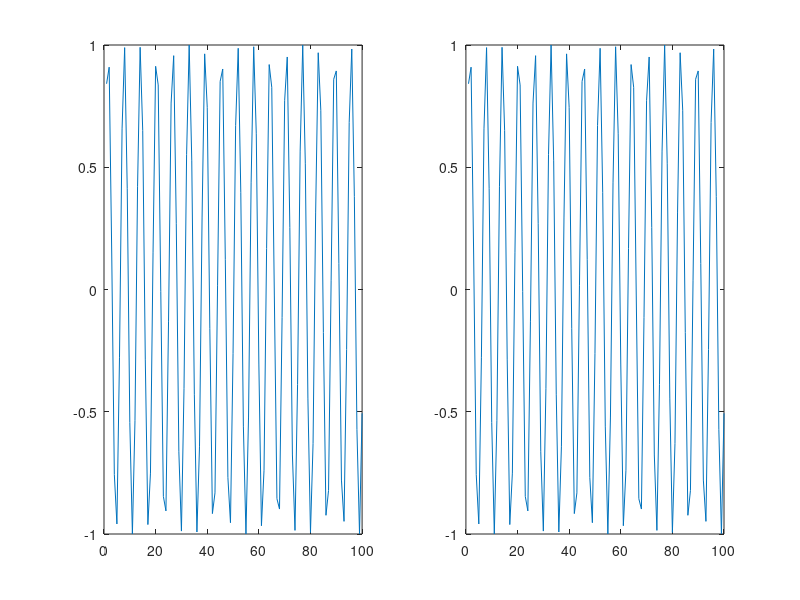

This figure's MATLAB source:
clear
figure(1);
C = randn(1000, 1000);
C1 = randn(1000, 1000);
C2 = randn(1000, 1000);
C3 = randn(1000, 1000);
subplot(1, 2,1);
plot([1:1:100], sin([1:1:100]));
subplot(1, 2,2);
plot([1:1:100], sin([1:1:100]));
save('fig1.mat');